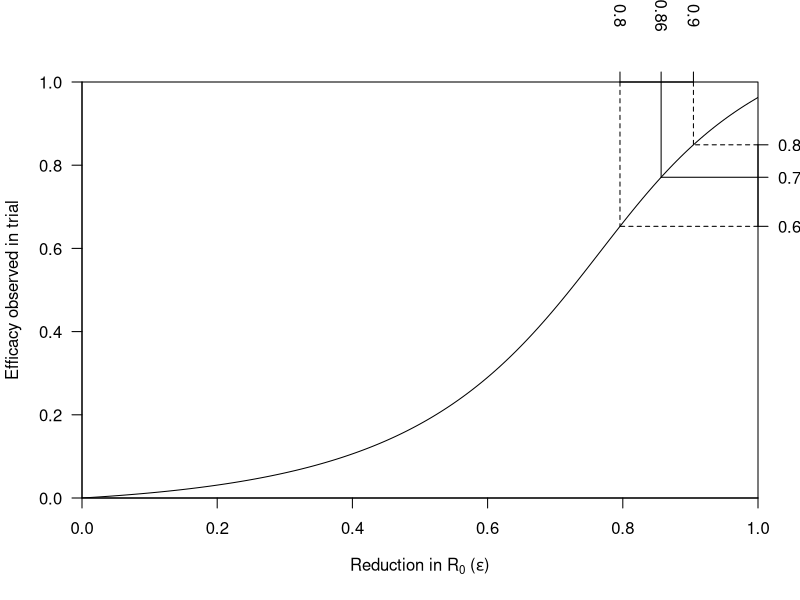
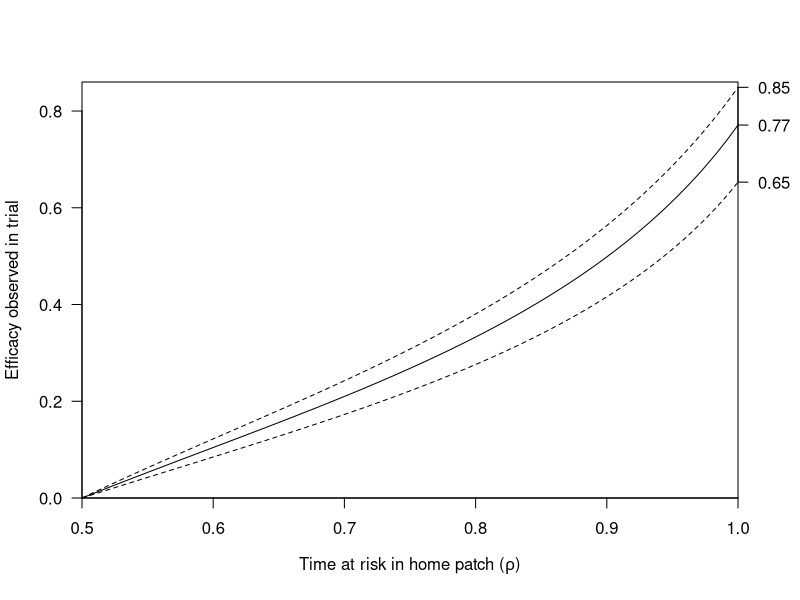
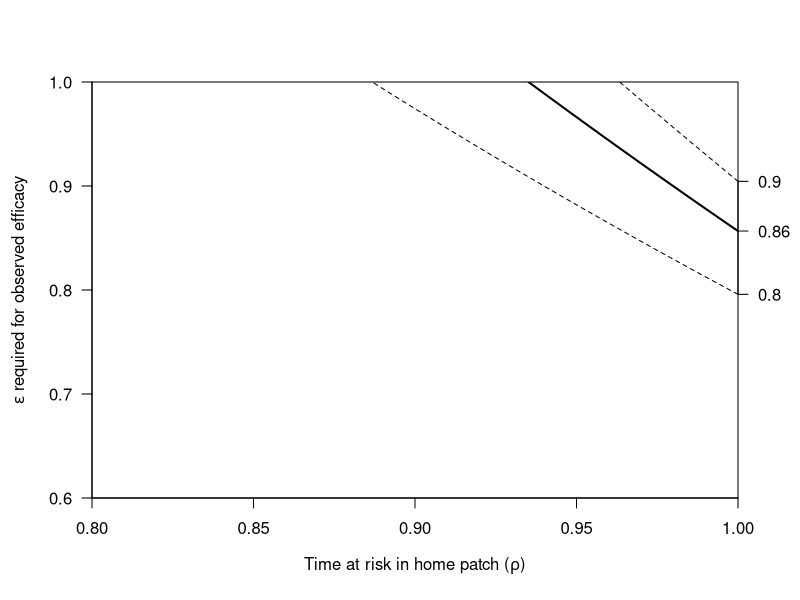
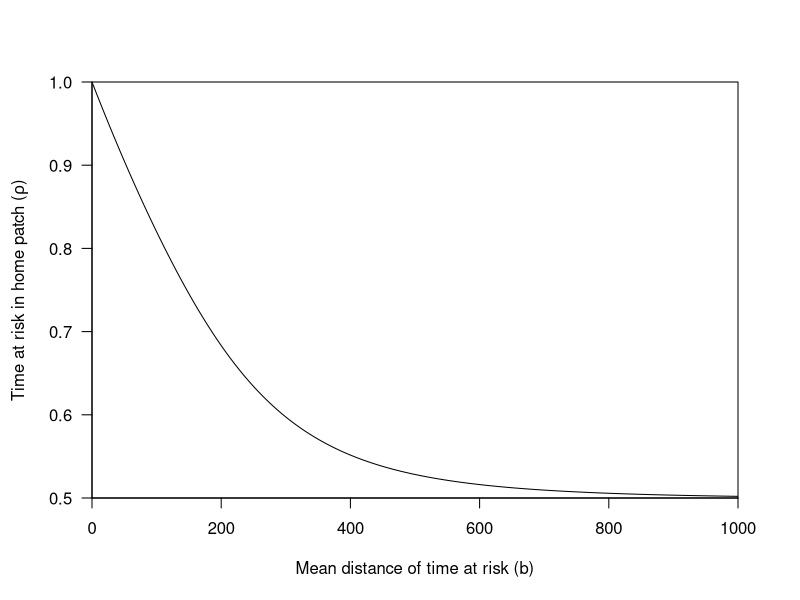
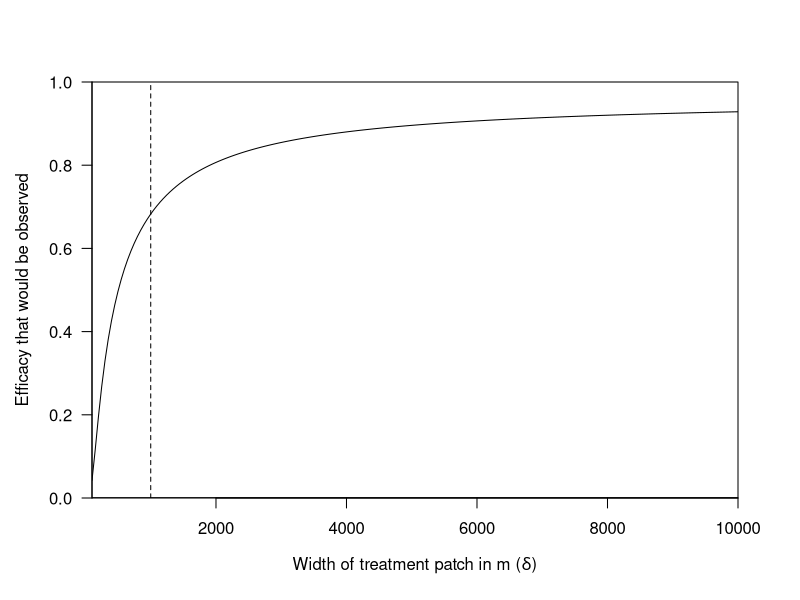
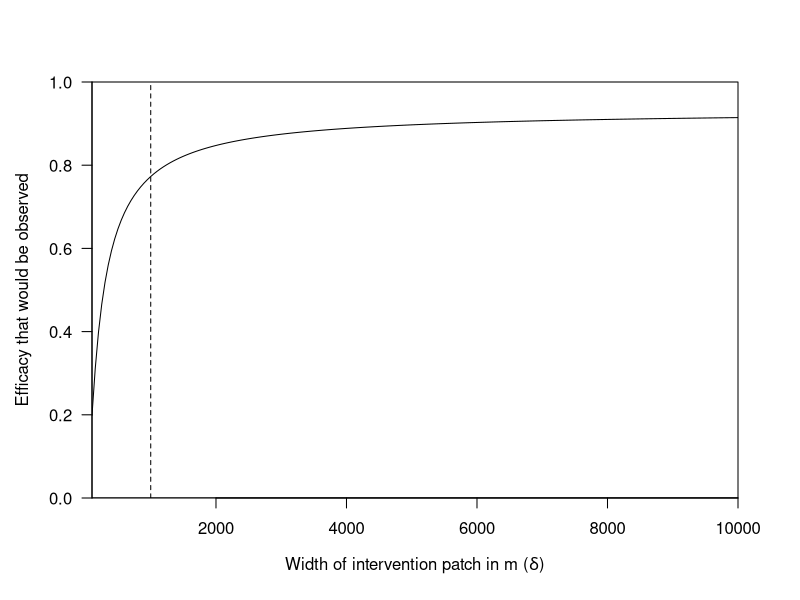
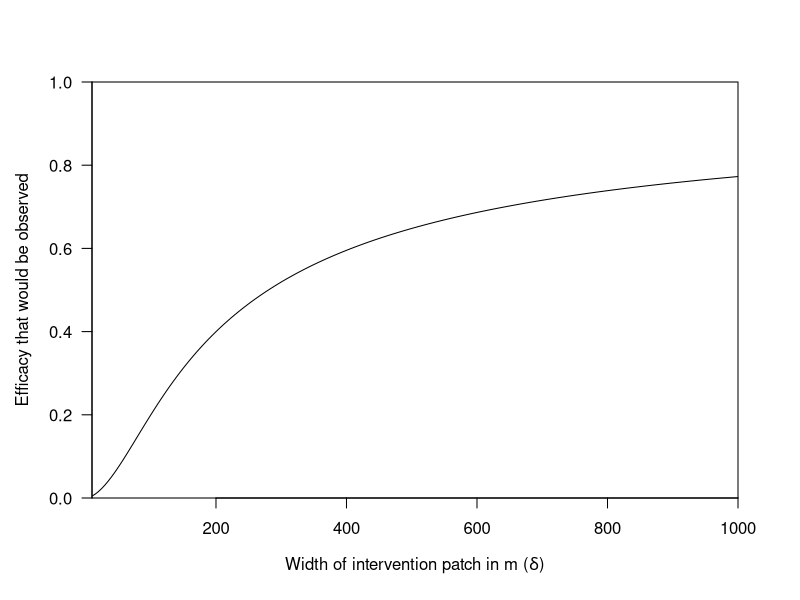
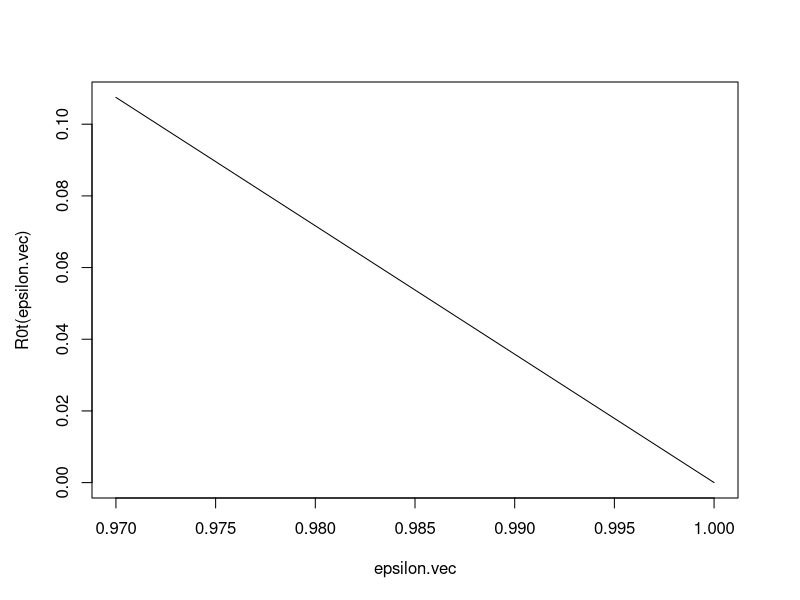

Generate these figures, in order, with R:
# loss functions for estimating IAR in one or two patch scenarios
# https://www.ncbi.nlm.nih.gov/pmc/articles/PMC3506030/
loss.one = function(pi){
  abs(pi - 1 + S0 * exp(-R0 * pi))
}
loss.two = function(pi.t,pi.c){
  abs(pi.t - 1 + S0 * exp(-(
    pi.t * rho.tt * (1 - Ct * epsilon) * R0 +
    pi.c * rho.tc * (1 - Cc * epsilon) * R0))) ^ 2 +
  abs(pi.c - 1 + S0 * exp(-(
    pi.t * rho.ct * (1 - Ct * epsilon) * R0 +
    pi.c * rho.cc * (1 - Cc * epsilon) * R0))) ^ 2
}

# calculate susceptible population with Indonesia demography and FOI
# https://stm.sciencemag.org/content/12/528/eaax4144
FOI = 0.0317767
# https://population.un.org/wpp/Download/Standard/Population/
# pop.age = read.csv('WPP2019_PopulationByAgeSex_Medium.csv')
# pop.age = subset(pop.age, Time==2019 & Location=='Indonesia')
# pop.age = write.csv(pop.age,file='pop_by_age_Indonesia.csv')
pop.age = read.csv('pop_by_age_Indonesia.csv')
age.dist = cbind(
  rep(pop.age$AgeGrpStart,each=pop.age$AgeGrpSpan) + (0:4),
  rep(pop.age$PopTotal/5,each=pop.age$AgeGrpSpan))
age.dist[,2] = age.dist[,2] / sum(age.dist[,2])
age.dist = cbind(
  age.dist,
  exp(-FOI * age.dist[,1]),
  c(0, sapply(1:max(age.dist[,1]),function(a)
    (1-exp(-FOI))*exp(-3/4*FOI*(a-1)) +
      sum(sapply(1:a,function(aa)
        exp(-FOI*aa)*(1-exp(-FOI))*exp(-3/4*FOI*(a-aa)))))))



# look at relationship between epsilon and efficacy
# with mosquito contamination but no human mvmt
R0 = 3.582622
Ct = 0.958
Cc = 0.15
epsilon.vec = seq(0,1,by=0.005)
S0 = sum((age.dist[,3]+age.dist[,4])*age.dist[,2])
Nt = Nc = 1
rho.tt = rho.cc = 1
rho.tc = 1 - rho.tt
rho.ct = 1 - rho.cc
efficacy = numeric(length(epsilon.vec))
for(jj in 1:length(epsilon.vec)){
  epsilon = epsilon.vec[jj]
  IAR = optim(c(0.9,0.9),function(par)
    loss.two(par[1],par[2]),lower=c(0,0),upper=c(1,1),method='L-BFGS-B',
    control = list(reltol=1e-12))$par - (1 - S0)
  efficacy[jj] = 1 - IAR[1] / IAR[2]
}

epsilon.fn = approxfun(efficacy,epsilon.vec)
efficacy.trial = c(0.653,0.771,0.849)
epsilon.trial = epsilon.fn(efficacy.trial)

plot(
  epsilon.vec,efficacy,
  las=1,type='l',xaxs='i',yaxs='i',xlim=c(0,1),ylim=c(0,1),
  xlab=expression('Reduction in '*R[0]*' ('*epsilon*')'),
  ylab='Efficacy observed in trial')
segments(
  c(1,1,1),efficacy.trial,epsilon.trial,efficacy.trial,
  lty=c(2,1,2))
segments(
  epsilon.trial,c(1,1,1),epsilon.trial,efficacy.trial,
  lty=c(2,1,2))
axis(4,at=efficacy.trial,labels=round(efficacy.trial*100)/100,las=1)
axis(3,at=epsilon.trial,labels=c('','',''),las=0)
text(x = epsilon.trial,
     y = 1.16,
     labels = round(epsilon.trial*100)/100,
     xpd = NA,
     srt = 270)


# look at efficacy as a function of rho at a fixed epsilon
R0 = 3.582622
Ct = 0.958
Cc = 0.15
S0 = sum((age.dist[,3]+age.dist[,4])*age.dist[,2])
Nt = Nc = 1
rho.vec = seq(0.5,1,by=0.001)
efficacy = matrix(0,length(rho.vec),3)
for(jj in 1:3){
epsilon = epsilon.trial[jj]
  for(ii in 1:length(rho.vec)){
    rho.tt = rho.cc = rho.vec[ii]
    rho.tc = 1 - rho.tt
    rho.ct = 1 - rho.cc
    IAR = optim(c(0.9,0.9),function(par)
      loss.two(par[1],par[2]),lower=c(0,0),upper=c(1,1),method='L-BFGS-B',
      control = list(reltol=1e-12))$par - (1 - S0)
    efficacy[ii,jj] = 1 - IAR[1] / IAR[2]
  }
}

par(oma=c(0,0,0,1))
plot(
  rho.vec,efficacy[,2],
  type='l',las=1,xaxs='i',yaxs='i',ylim=c(0,0.86),
  xlab=expression('Time at risk in home patch ('*rho*')'),
  ylab='Efficacy observed in trial')
lines(rho.vec,efficacy[,1],lty=2)
lines(rho.vec,efficacy[,3],lty=2)
axis(4,at=efficacy.trial,labels=round(efficacy.trial*100)/100,las=1)



# look at true epsilon implied by inferred epsilon as a function of rho
R0 = 3.582622
Ct = 0.958
Cc = 0.15
epsilon.vec = seq(0.6,1,by=0.005)
S0 = sum((age.dist[,3]+age.dist[,4])*age.dist[,2])
Nt = Nc = 1
rho.vec = seq(0.8,1,by=0.001)
efficacy = matrix(0,length(rho.vec),length(epsilon.vec))
for(jj in 1:length(epsilon.vec)){
  epsilon = epsilon.vec[jj]
  for(ii in 1:length(rho.vec)){
    rho.tt = rho.cc = rho.vec[ii]
    rho.tc = 1 - rho.tt
    rho.ct = 1 - rho.cc
    IAR = optim(c(0.9,0.9),function(par)
      loss.two(par[1],par[2]),lower=c(0,0),upper=c(1,1),method='L-BFGS-B',
      control = list(reltol=1e-12))$par - (1 - S0)
    efficacy[ii,jj] = 1 - IAR[1] / IAR[2]
  }
}

epsilon.fn = approxfun(efficacy[nrow(efficacy),],epsilon.vec)
epsilon.mat = matrix(epsilon.fn(efficacy),nrow(efficacy),ncol(efficacy))
epsilon.trial = epsilon.fn(c(0.653,0.771,0.849))

par(oma=c(0,0.5,0,1))
contour(
  rho.vec,epsilon.vec,epsilon.mat,
  levels=epsilon.trial,
  lty=c(2,1,2),lwd=c(1,2,1),
  las=1,xaxs='i',yaxs='i',drawlabels=F,
  xlab=expression('Time at risk in home patch ('*rho*')'),
  ylab=expression(epsilon*' required for observed efficacy'))
axis(4,at=epsilon.trial,labels=round(epsilon.trial*100)/100,las=1)



# spatial landscapes

# island
A.d1d2 = function(b,d1,d2){
  b / (2 * d1) * (1 - exp(-d1/b) - exp(-d2/b) + exp(-(d1+d2)/b))
}
A.d = function(b,d){
  1 - b / d * (1 - exp(-d/b))
}
rho_tt_island = function(b,d,D){
  A.d(b,d)^2 /
    (A.d(b,d)^2 + 4*A.d(b,d)*A.d1d2(b,d,D) + 4*A.d1d2(b,d,D)^2)
}
rho_tc_island = function(b,d,D){
  (4*A.d(b,d)*A.d1d2(b,d,D) + 4*A.d1d2(b,d,D)^2) /
    (A.d(b,d)^2 + 4*A.d(b,d)*A.d1d2(b,d,D) + 4*A.d1d2(b,d,D)^2)
}
rho_cc_island = function(b,d,D){
  (4*A.d(b,D)^2 + 4*A.d(b,d)*A.d(b,D)) /
    (4*A.d(b,D)^2 + 4*A.d(b,d)*A.d(b,D) + 4*A.d1d2(b,D,d)^2 + 4*A.d1d2(b,D,d)*A.d(b,d))
}
rho_ct_island = function(b,d,D){
  (4*A.d1d2(b,D,d)^2 + 4*A.d1d2(b,D,d)*A.d(b,d)) /
    (4*A.d(b,D)^2 + 4*A.d(b,d)*A.d(b,D) + 4*A.d1d2(b,D,d)^2 + 4*A.d1d2(b,D,d)*A.d(b,d))
}
Nc_island = function(d,D){
  (4 * D ^ 2 + 4 * D * d) / (d ^ 2)
}

# archipelago
A.d1d2d3 = function(b,d1,d2,d3){
  b / (2 * d1) * (exp(-d2/b) - exp(-(d1+d2)/b) - exp(-(d2+d3)/b) + exp(-(d1+d2+d3)/b))
}
B.fn = function(b,d,D){
  A.d(b,d)^2 + 4*A.d1d2d3(b,d,D,d)*A.d(b,d) + 4*A.d1d2d3(b,d,D,d)^2 + 4*A.d1d2d3(b,d,2*D+d,d)*A.d(b,d) +
  8*A.d1d2d3(b,d,2*D+d,d)*A.d1d2d3(b,d,D,d) + 4*A.d1d2d3(b,d,2*D+d,d)^2
}
C.fn = function(b,d,D){
  4*A.d1d2(b,d,D)^2 + 4*A.d1d2(b,d,D)*A.d(b,d) + 8*A.d1d2(b,d,D)*A.d1d2d3(b,d,D,d) +
  8*A.d1d2d3(b,d,D+d,D)*A.d1d2(b,d,D) + 4*A.d1d2d3(b,d,D+d,D)^2 +
  8*A.d1d2d3(b,d,2*D+d,d)*A.d1d2(b,d,D) + 8*A.d1d2d3(b,d,2*D+d,d)^2
}
D.fn = function(b,d,D){
  4*A.d1d2(b,D,d)^2 + 8*A.d1d2d3(b,D,d+D,d)*A.d1d2(b,D,d) + 4*A.d1d2d3(b,D,d+D,d)^2
}
E.fn = function(b,d,D){
  A.d(b,D)^2 +
  4*A.d1d2(b,D,d)*A.d(b,D) + 4*A.d1d2d3(b,D,d,D)*A.d(b,D) + 4*A.d1d2d3(b,D,d,D)^2 +
  8*A.d1d2d3(b,D,d,D)*A.d1d2(b,D,d) + 4*A.d1d2d3(b,D,d+D,d)*A.d(b,D) +
  8*A.d1d2d3(b,D,d+D,d)*A.d1d2d3(b,D,d,D)
}
F.fn = function(b,d,D){
  2*A.d1d2(b,D,d)*A.d(b,d) + 4*A.d1d2(b,D,d)*A.d1d2d3(b,d,D,d) +
  4*A.d1d2(b,D,d)*A.d1d2d3(b,d,2*D+d,d) + 2*A.d1d2d3(b,D,d+D,d)*A.d(b,d) +
  4*A.d1d2d3(b,D,d+D,d)*A.d1d2d3(b,d,D,d) + 4*A.d1d2d3(b,D,d+D,d)*A.d1d2d3(b,d,d+2*D,d)
}
G.fn = function(b,d,D){
  A.d(b,D)*A.d(b,d) + 2*A.d1d2(b,d,D)*A.d(b,D) + 2*A.d1d2d3(b,d,D,d)*A.d(b,D) + 2*A.d1d2d3(b,d,D+d,D)*A.d(b,D) +
  2*A.d1d2d3(b,d,2*D+d,d)*A.d(b,D) + 4*A.d1d2(b,d,D)*A.d1d2(b,D,d) + 4*A.d1d2d3(b,d,D+d,D)*A.d1d2(b,D,d) +
  2*A.d1d2d3(b,D,d,D)*A.d(b,d) + 4*A.d1d2d3(b,D,d,D)*A.d1d2(b,d,D) + 4*A.d1d2d3(b,D,d,D)*A.d1d2d3(b,d,D,d) +
  4*A.d1d2d3(b,D,d,D)*A.d1d2d3(b,d,D+d,D) + 4*A.d1d2d3(b,D,d,D)*A.d1d2d3(b,d,2*D+d,d) +
  4*A.d1d2d3(b,D,d+D,d)*A.d1d2(b,d,D) + 4*A.d1d2d3(b,D,d+D,d)*A.d1d2d3(b,d,D+d,D)
}
rho_tt_archipelago = function(b,d,D){
  B.fn(b,d,D) / (B.fn(b,d,D) + C.fn(b,d,D))
}
rho_tc_archipelago = function(b,d,D){
  C.fn(b,d,D) / (B.fn(b,d,D) + C.fn(b,d,D))
}
rho_ct_archipelago = function(b,d,D){
  (D*D.fn(b,d,D) + 2*d*F.fn(b,d,D)) /
    (D*(D.fn(b,d,D)+E.fn(b,d,D)) + 2*d*(F.fn(b,d,D)+G.fn(b,d,D)))
}
rho_cc_archipelago = function(b,d,D){
  (D*E.fn(b,d,D) + 2*d*G.fn(b,d,D)) /
    (D*(D.fn(b,d,D)+E.fn(b,d,D)) + 2*d*(F.fn(b,d,D)+G.fn(b,d,D)))
}
Nc_archipelago = function(d,D){
  (D^2 + 2*D*d) / (d ^ 2)
}

# checkerboard
H.fn = function(b,d){
  A.d(b,d)^2 + 4*A.d1d2(b,d,d)^2 + 4*A.d1d2d3(b,d,d,d)*A.d(b,d) + 4*A.d1d2d3(b,d,d,d)^2 +
  8*A.d1d2d3(b,d,2*d,d)*A.d1d2(b,d,d) + 4*A.d1d2d3(b,d,2*d,d)^2
}
I.fn = function(b,d){
  4*A.d1d2(b,d,d)*A.d(b,d) + 8*A.d1d2d3(b,d,d,d)*A.d1d2(b,d,d) +
  4*A.d1d2d3(b,d,2*d,d)*A.d(b,d) + 8*A.d1d2d3(b,d,2*d,d)*A.d1d2d3(b,d,d,d)
}
rho_tt_checker = rho_cc_checker = function(b,d){
  H.fn(b,d) / (H.fn(b,d) + I.fn(b,d))
}
rho_tc_checker = rho_ct_checker = function(b,d){
  I.fn(b,d) / (H.fn(b,d) + I.fn(b,d))
}
Nc_checker = function(d){
  1
}



# plot things about the scale of movement and time at risk
b.vec = seq(1,1e3,1)
rho.vec = numeric(length(b.vec))
for(ii in 1:length(b.vec)){
  rho.vec[ii] = rho_tt_checker(b.vec[ii],1e3)
}
plot(
  b.vec,rho.vec,type='l',xaxs='i',yaxs='i',
  xlim=c(0,1e3),ylim=c(0.5,1),
  las=1,xlab='Mean distance of time at risk (b)',
  ylab=expression('Time at risk in home patch ('*rho*')'))
b.95 = which.min(abs(rho.vec-0.95))
# b.95 = 25
b.90 = which.min(abs(rho.vec-0.90))
# b.90 = 50



# what would epsilon have been under these different values of b?
rho.vec = seq(0.8,1,by=0.001)
epsilon.b.95 = epsilon.vec[which.min(abs(
  efficacy[which.min(
    abs(rho.vec-rho_tt_checker(b.95,1e3))),] -
  efficacy.trial[2]))]
epsilon.b.90 = epsilon.vec[which.min(abs(
  efficacy[which.min(
    abs(rho.vec-rho_tt_checker(b.90,1e3))),] -
    efficacy.trial[2]))]



# what if the dimensions of the checkerboard were bigger or smaller?
R0 = 3.582622
Ct = 0.958
Cc = 0.15
epsilon.vec = epsilon.b.90
b.vec = b.90
S0 = sum((age.dist[,3]+age.dist[,4])*age.dist[,2])
delta.vec = seq(1e2,1e4,length.out=200)
efficacy = matrix(0,3,length(delta.vec))
for(ii in 1:length(epsilon.vec)){
  epsilon = epsilon.vec[ii]
  for(jj in 1:length(delta.vec)){
    delta = delta.vec[jj]
    Nt = 1
    Nc = Nc_checker(delta)
    rho.tt = rho_tt_checker(b.vec[ii],delta)
    rho.cc = rho_cc_checker(b.vec[ii],delta)
    rho.tc = 1 - rho.tt
    rho.ct = 1 - rho.cc
    IAR = optim(c(0.9,0.9),function(par)
      loss.two(par[1],par[2]),lower=c(0,0),upper=c(1,1),method='L-BFGS-B',
      control = list(reltol=1e-12))$par - (1 - S0)
    efficacy[ii,jj] = 1 - IAR[1] / IAR[2]
  }
}
plot(
  delta.vec,efficacy[1,],type='l',
  ylim=c(0,1),xaxs='i',yaxs='i',las=1,
  xlab=expression('Width of treatment patch in m ('*delta*')'),
  ylab='Efficacy that would be observed')
lines(delta.vec,efficacy[2,])
lines(delta.vec,efficacy[3,])
abline(v=1e3,lty=2)



# what about an equivalently sized island?
R0 = 3.582622
Ct = 0.958
Cc = 0.15
epsilon.vec = c(epsilon.b.95,epsilon.b.90)
b.vec = c(b.95,b.90)
S0 = sum((age.dist[,3]+age.dist[,4])*age.dist[,2])
Delta = 5e2
delta.vec = seq(1e2,1e4,length.out=200)
efficacy = matrix(0,3,length(delta.vec))
for(ii in 1:length(epsilon.vec)){
  epsilon = epsilon.vec[ii]
  for(jj in 1:length(delta.vec)){
    delta = delta.vec[jj]
    Nt = 1
    Nc = Nc_island(delta,Delta)
    rho.tt = rho_tt_island(b.vec[ii],delta,Delta)
    rho.cc = rho_cc_island(b.vec[ii],delta,Delta)
    rho.tc = rho_tc_island(b.vec[ii],delta,Delta)
    rho.ct = rho_ct_island(b.vec[ii],delta,Delta)
    IAR = optim(c(0.9,0.9),function(par)
      loss.two(par[1],par[2]),lower=c(0,0),upper=c(1,1),method='L-BFGS-B',
      control = list(reltol=1e-12))$par - (1 - S0)
    efficacy[ii,jj] = 1 - IAR[1] / IAR[2]
  }
}
plot(
  delta.vec,efficacy[1,],type='l',
  ylim=c(0,1),xaxs='i',yaxs='i',las=1,
  xlab=expression('Width of intervention patch in m ('*delta*')'),
  ylab='Efficacy that would be observed')
# lines(delta.vec,efficacy[2,],lty=2)
lines(delta.vec,efficacy[3,])
abline(v=1e3,lty=2)
# legend(
#   'bottom',legend=c('25 m','50 m'),lty=c(1,2),
#   title='Mean dist. (b)',bty='n',horiz=T)



# what about an equivalently sized archipelago?
R0 = 3.582622
Ct = 0.958
Cc = 0.15
epsilon.vec = c(epsilon.b.95,epsilon.b.90)
b.vec = c(b.95,b.90)
S0 = sum((age.dist[,3]+age.dist[,4])*age.dist[,2])
Delta = 1e3
delta.vec = seq(1e1,1e3,length.out=200)
efficacy = matrix(0,3,length(delta.vec))
for(ii in 1:length(epsilon.vec)){
  epsilon = epsilon.vec[ii]
  for(jj in 1:length(delta.vec)){
    delta = delta.vec[jj]
    Nt = 1
    Nc = Nc_archipelago(delta,Delta)
    rho.tt = rho_tt_archipelago(b.vec[ii],delta,Delta)
    rho.cc = rho_cc_archipelago(b.vec[ii],delta,Delta)
    rho.tc = rho_tc_archipelago(b.vec[ii],delta,Delta)
    rho.ct = rho_ct_archipelago(b.vec[ii],delta,Delta)
    IAR = optim(c(0.9,0.9),function(par)
      loss.two(par[1],par[2]),lower=c(0,0),upper=c(1,1),method='L-BFGS-B',
      control = list(reltol=1e-12))$par - (1 - S0)
    efficacy[ii,jj] = 1 - IAR[1] / IAR[2]
  }
}
plot(
  delta.vec,efficacy[1,],type='l',
  ylim=c(0,1),xaxs='i',yaxs='i',las=1,
  xlab=expression('Width of intervention patch in m ('*delta*')'),
  ylab='Efficacy that would be observed')
# lines(delta.vec,efficacy[2,],lty=2)
# legend(
#   'bottom',legend=c('25 m','50 m'),lty=c(1,2),
#   title='Mean dist. (b)',bty='n',horiz=T)



# get FOI for catalytic model equivalent to IAR under SIR model
R0 = 3.582622
Ct = 1
Cc = 0
S0 = sum((age.dist[,3]+age.dist[,4])*age.dist[,2])
Nt = 1
Nc = Nc_checker(delta)
rho.tt = 1
rho.cc = 1
rho.tc = 1 - rho.tt
rho.ct = 1 - rho.cc
epsilon = 0
IAR.max = (optim(c(0.9,0.9),function(par)
  loss.two(par[1],par[2]),lower=c(0,0),upper=c(1,1),method='L-BFGS-B',
  control = list(reltol=1e-12))$par - (1 - S0))[1]
FOI.max = -log(1-IAR.max) ## Time units? What if time changes as R changes, is this an issue?

# Account for when R0 goes below 1
R0c <- function(epsilon) {rho.tc*(1-Cc*epsilon)*R0+rho.cc*(1-Cc*epsilon)*R0}
R0t <- function(epsilon) {rho.tt*(1-Ct*epsilon)*R0+rho.ct*(1-Ct*epsilon)*R0}
plot(epsilon.vec,R0t(epsilon.vec),type='l')
lines(epsilon.vec,R0c(epsilon.vec),col='red')
abline(h=1,lty="dashed")

# look at effect on IAR
R0 = 3.582622
Ct = 0.958
Cc = 0.15
epsilon.vec = seq(0,1,by=0.005)
S0 = sum((age.dist[,3]+age.dist[,4])*age.dist[,2])
Nt = 1
Nc = Nc_checker(delta)
rho.tt = rho_tt_checker(b.vec[ii],delta)
rho.cc = rho_cc_checker(b.vec[ii],delta)
rho.tc = 1 - rho.tt
rho.ct = 1 - rho.cc
IAR.mosquito = IAR.human = IAR = matrix(0,2,length(epsilon.vec))
for(jj in 1:length(epsilon.vec)){
  epsilon = epsilon.vec[jj]
  IAR.mosquito[,jj] = c(
    1-exp(-FOI.max*(1-Ct*epsilon)),
    1-exp(-FOI.max*(1-Cc*epsilon)))
  IAR.human[,jj] = c(
    1-exp(-FOI.max*(rho.tt*(1-Ct*epsilon)+rho.tc*(1-Cc*epsilon))),
    1-exp(-FOI.max*(rho.cc*(1-Cc*epsilon)+rho.ct*(1-Ct*epsilon))))
  ##if (R0t(epsilon) > 1) {
  IAR[,jj] = optim(c(0.9,0.9),function(par)
      loss.two(par[1],par[2]),lower=c(0,0),upper=c(1,1),method='L-BFGS-B',
      control = list(reltol=1e-12))$par - (1 - S0)
  ## } else {
  ##     IAR[,jj] = c(0,(optim(c(0.9,0.9),function(par)
  ##         loss.two(par[1],par[2]),lower=c(0,0),upper=c(1,1),method='L-BFGS-B',
  ##         control = list(reltol=1e-12))$par - (1 - S0))[2]) ## This is not quite right! Don't think you can use the loss.two anymore. Need a new fn with pi.t = 0.
  ## }
}
matplot(t(IAR.mosquito),type='l',lty=1,ylim=c(0,1))
matplot(t(IAR.human),type='l',lty=1,ylim=c(0,1))
matplot(t(IAR),type='l',lty=1,ylim=c(0,1))
matplot(
  epsilon.vec,cbind(
  IAR.mosquito[2,],
  IAR.human[2,],
  IAR[2,]),type='l',lty=1,ylim=c(0,1),
  xlab=expression(epsilon),
  ylab='IAR in control arm')
legend('topright',legend=1:3,col=1:3,lty=1)
matplot(
  epsilon.vec,cbind(
    IAR.mosquito[1,],
    IAR.human[1,],
    IAR[1,]),type='l',lty=1,ylim=c(0,1),
  xlab=expression(epsilon),
  ylab='IAR in treatment arm')
legend('topright',legend=1:3,col=1:3,lty=1)
matplot(
  epsilon.vec,cbind(
    1-IAR.mosquito[1,]/IAR.mosquito[2,],
    1-IAR.human[1,]/IAR.human[2,],
    1-IAR[1,]/IAR[2,]),type='l',lty=1,ylim=c(0,1),
  xlab=expression(epsilon),
  ylab='Efficacy')
legend('bottomright',legend=1:3,col=1:3,lty=1)


